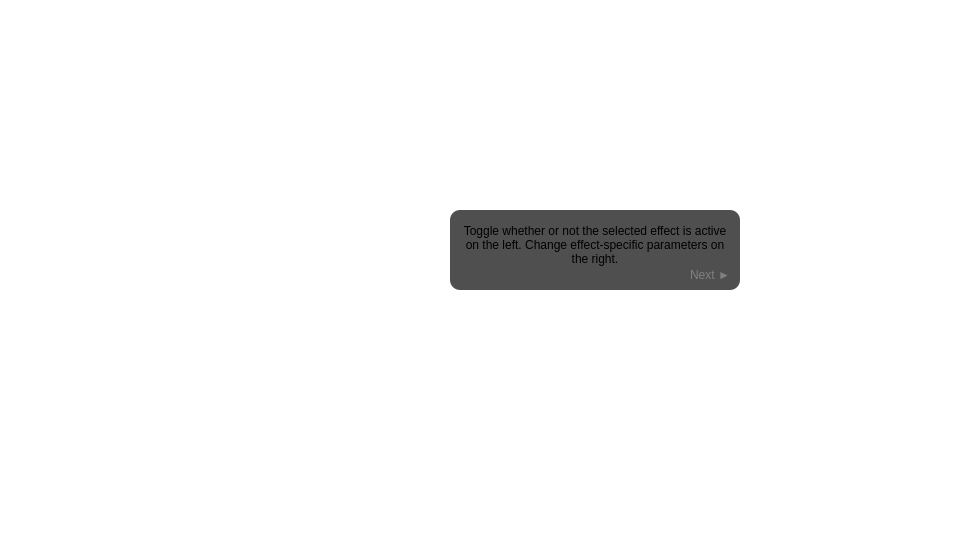
  <widget class="QGroupBox" name="slide_21">
   <property name="geometry">
    <rect>
     <x>960</x>
     <y>0</y>
     <width>960</width>
     <height>540</height>
    </rect>
   </property>
   <property name="styleSheet">
    <string notr="true">background: transparent;
border: 0px;</string>
   </property>
   <property name="title">
    <string/>
   </property>
   <widget class="QGroupBox" name="instruction_21">
    <property name="geometry">
     <rect>
      <x>450</x>
      <y>210</y>
      <width>290</width>
      <height>80</height>
     </rect>
    </property>
    <property name="styleSheet">
     <string notr="true">QGroupBox { background: #B0000000; border-radius: 10px; }</string>
    </property>
    <property name="title">
     <string/>
    </property>
    <widget class="QPushButton" name="next_21">
     <property name="geometry">
      <rect>
       <x>230</x>
       <y>55</y>
       <width>60</width>
       <height>20</height>
      </rect>
     </property>
     <property name="styleSheet">
      <string notr="true">QPushButton { color: #808080; }
QPushButton:hover { color: #C0C0C0; }</string>
     </property>
     <property name="text">
      <string>Next ►</string>
     </property>
    </widget>
    <widget class="QLabel" name="label_21">
     <property name="geometry">
      <rect>
       <x>10</x>
       <y>10</y>
       <width>270</width>
       <height>51</height>
      </rect>
     </property>
     <property name="text">
      <string>&lt;html&gt;&lt;head/&gt;&lt;body&gt;&lt;p&gt;Toggle whether or not the selected effect is active on the left. Change effect-specific parameters on the right.&lt;/p&gt;&lt;/body&gt;&lt;/html&gt;</string>
     </property>
     <property name="alignment">
      <set>Qt::AlignCenter</set>
     </property>
     <property name="wordWrap">
      <bool>true</bool>
     </property>
    </widget>
    <zorder>label_21</zorder>
    <zorder>next_21</zorder>
   </widget>
  </widget>
